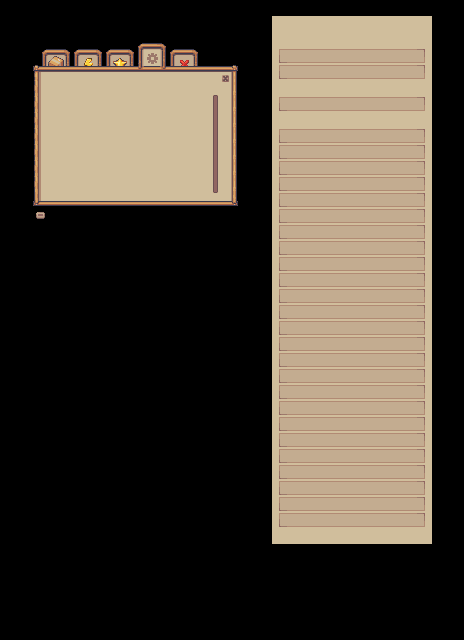

Below is a game level as drawn by its tile map, then a one-line description and the .tmx that defines it (tile-layer data replaced by summaries):
An orthogonal 29x40 tile map with 16x16 px tiles, 16 tile layers (back_forth, back_third, back_second, back_first, ...), 2 tilesets.

<map version="1.10" tiledversion="1.12.1" orientation="orthogonal" renderorder="right-down" width="29" height="40" tilewidth="16" tileheight="16" infinite="0" nextlayerid="40" nextobjectid="1">
 <editorsettings>
  <export target="ui_settings.tmj" format="json" />
 </editorsettings>
 <tileset firstgid="1" source="Modern_UI_Style_1.tsx" />
 <tileset firstgid="2624" source="inventory_help.tsx" />
 <layer id="35" name="back_forth" width="29" height="40">
  <data>[1160 cells, 3 non-empty, 3 distinct tile ids]</data>
 </layer>
 <layer id="5" name="back_third" width="29" height="40">
  <data>[1160 cells, 6 non-empty, 3 distinct tile ids]</data>
 </layer>
 <layer id="4" name="back_second" width="29" height="40">
  <data>[1160 cells, 3 non-empty, 3 distinct tile ids]</data>
 </layer>
 <layer id="3" name="back_first" width="29" height="40">
  <data>[1160 cells, 3 non-empty, 3 distinct tile ids]</data>
 </layer>
 <layer id="9" name="back" width="29" height="40">
  <data>[1160 cells, 9 non-empty, 5 distinct tile ids]</data>
 </layer>
 <layer id="12" name="back_obj" width="29" height="40" offsetx="0" offsety="8">
  <data>[1160 cells, 5 non-empty, 5 distinct tile ids]</data>
 </layer>
 <layer id="10" name="back2" width="29" height="40">
  <data>[1160 cells, 6 non-empty, 2 distinct tile ids]</data>
 </layer>
 <layer id="1" name="floor" width="29" height="40">
  <data>[1160 cells, 117 non-empty, 10 distinct tile ids]</data>
 </layer>
 <layer id="2" name="first_blank" width="29" height="40" offsetx="0" offsety="2">
  <data>[1160 cells, 8 non-empty, 8 distinct tile ids]</data>
 </layer>
 <layer id="11" name="first_blank_obj" width="29" height="40" offsetx="0" offsety="2">
  <data>[1160 cells, 1 non-empty, 1 distinct tile ids]</data>
 </layer>
 <layer id="21" name="deco" width="29" height="40" offsetx="-6" offsety="7">
  <data>[1160 cells, 1 non-empty, 1 distinct tile ids]</data>
 </layer>
 <layer id="20" name="deco" width="29" height="40" offsetx="-6" offsety="6">
  <data>[1160 cells, 1 non-empty, 1 distinct tile ids]</data>
 </layer>
 <layer id="36" name="slide" width="29" height="40">
  <data>[1160 cells, 9 non-empty, 4 distinct tile ids]</data>
 </layer>
 <layer id="37" name="setting" width="29" height="40">
  <data>[1160 cells, 330 non-empty, 2 distinct tile ids]</data>
 </layer>
 <layer id="38" name="setting" width="29" height="40">
  <data>[1160 cells, 280 non-empty, 2 distinct tile ids]</data>
 </layer>
 <layer id="39" name="setting_onoff" width="29" height="40">
  <data>[1160 cells, 0 non-empty, 0 distinct tile ids]</data>
 </layer>
</map>
